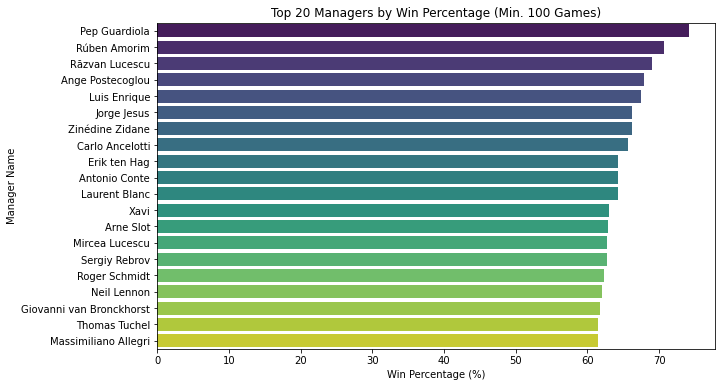

Write Python code to recreate this figure.
# -*- coding: utf-8 -*-
"""
Created on Mon Sep  9 10:47:10 2024

@author: Heikki
"""

import pyodbc
import pandas as pd
import matplotlib.pyplot as plt
import seaborn as sns

# Connection to Database
conn = pyodbc.connect(
    "Driver={ODBC Driver 18 for SQL Server};"
    "Server=localhost\\SQLEXPRESS;"
    "Database=FootballDB;"
    "Trusted_Connection=yes;"
    "TrustServerCertificate=yes"
)

# Query to get data
query = ("""
         SELECT own_manager_name, is_win
         FROM dbo.ClubGames
         """)

# Read SQL query into a DataFrame
data = pd.read_sql(query, conn)

# Close the connection
conn.close()

# Preview the DataFrame
print("Initial DataFrame:")
print(data.head())

#Calculate total games and wins per manager
manager_stats = data.groupby('own_manager_name').agg(
    total_games=('is_win', 'count'),
    wins=('is_win', 'sum')  # Summing 'is_win' as it is 1 for wins and 0 for losses
).reset_index()

#Filter managers with at least 100 games
manager_stats = manager_stats[manager_stats['total_games'] >= 100]

#Calculate win percentage
manager_stats['win_percentage'] = (manager_stats['wins'] / manager_stats['total_games']) * 100

#Sort by win percentage and get the top 20
top20_managers = manager_stats.sort_values(by='win_percentage', ascending=False).head(20)

#Visualize the top 20 managers with a bar plot
plt.figure(figsize=(10, 6))
sns.barplot(x='win_percentage', y='own_manager_name', data=top20_managers, palette='viridis')
plt.title('Top 20 Managers by Win Percentage (Min. 100 Games)')
plt.xlabel('Win Percentage (%)')
plt.ylabel('Manager Name')
plt.show()

# Preview the top 20 managers DataFrame
print(top20_managers)
